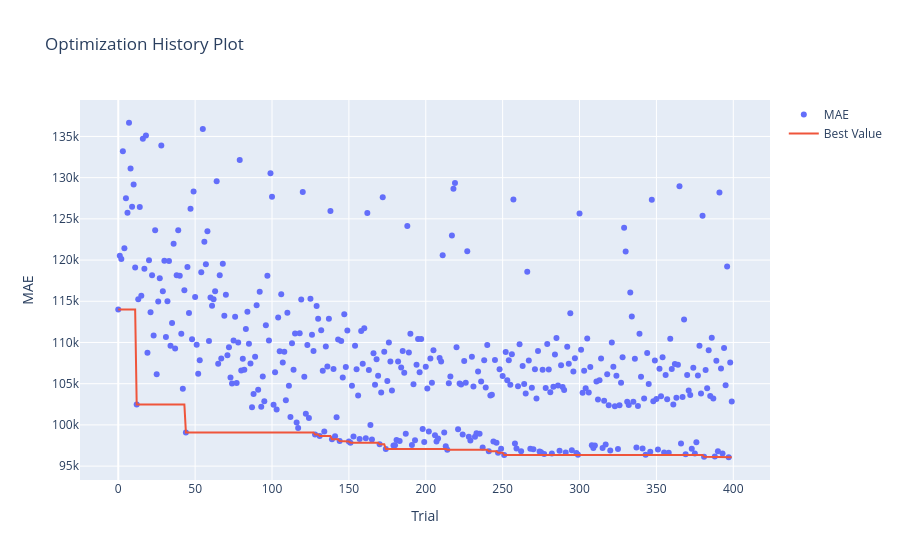

The code cell stored with this chart in its notebook:
### Markdown cell above
> #### **Визуализация процесса подбора гипперпараметров XGBOOST**

### Code cell
optuna.visualization.plot_optimization_history(study, target_name="MAE")

### Figure 1 — Plotly figure (JSON) as saved in the notebook; plotly's stock layout.template omitted (floating-point values rounded to 4 significant figures; data arrays with more than 128 entries replaced by an {"elided": "..."} marker saying what was removed)
{"data": [{"mode": "markers", "name": "MAE", "type": "scatter", "x": {"elided": "400 int values"}, "y": {"elided": "400 float values"}}, {"mode": "lines", "name": "Best Value", "type": "scatter", "x": {"elided": "400 int values"}, "y": {"elided": "400 float values"}}, {"marker": {"color": "#cccccc"}, "mode": "markers", "name": "Infeasible Trial", "showlegend": false, "type": "scatter", "x": [], "y": []}], "layout": {"title": {"text": "Optimization History Plot"}, "xaxis": {"title": {"text": "Trial"}}, "yaxis": {"title": {"text": "MAE"}}}}
